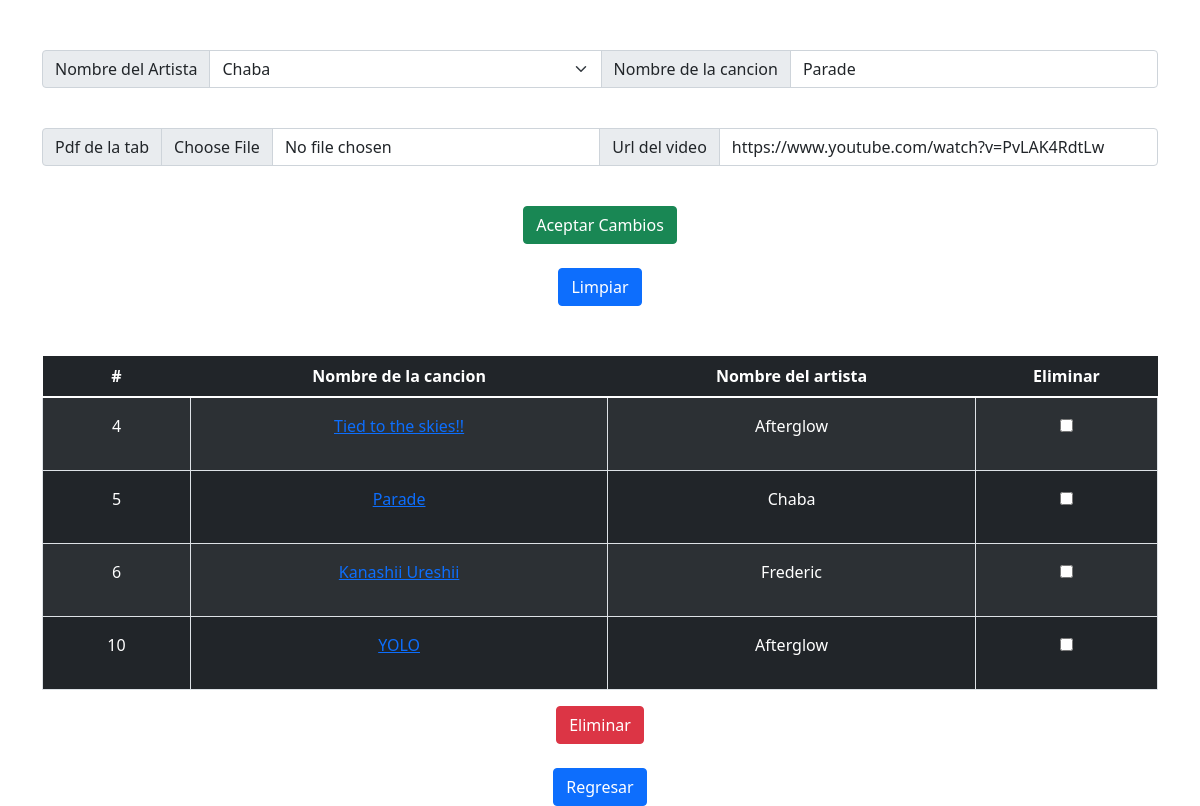
Screenshot of /pages/canciones.php?IdCancion=5&IdArtista=8 (signed in) with the database file from the repository.
### tables this page shows
CREATE TABLE `canciones` (
  `IdCancion` int(11) NOT NULL,
  `IdArtista` int(11) NOT NULL,
  `RutaTab` varchar(500) NOT NULL,
  `Video` varchar(500) NOT NULL,
  `Nombre` varchar(255) NOT NULL
);

CREATE TABLE `artistas` (
  `IdArtista` int(11) NOT NULL,
  `Nombre` varchar(255) NOT NULL,
  `Imagen` varchar(255) NOT NULL
);

### pages/canciones.php (the view, shortened to what this page needs)
<?php
    include('funciones.php');
    include('conexion.php');
    $IdCancion = "";
    if(isset($_POST["IdCancion"])){
        $IdCancion = trim($_POST["IdCancion"]);
        if ($IdCancion == ""){
            if(isset($_GET["IdCancion"])){
                $IdCancion = $_GET["IdCancion"];
                if ($IdCancion == ""){
                    $IdCancion = "";
                }
            }
        }
    }
    else{
        if ($IdCancion == ""){
            $IdCancion = "";
        }
        if(isset($_GET["IdCancion"])){
            $IdCancion = $_GET["IdCancion"];
        }
    }
?>
<!DOCTYPE html>
<html lang="en">
<head>
    <link href="https://cdn.jsdelivr.net/npm/bootstrap@5.1.3/dist/css/bootstrap.min.css" rel="stylesheet">
</head>
<body>
    <?php
    if ($_SESSION['tipoUsuario'] == 1 && $_SESSION['IdUsuario'] != 0) {
        ?>
        <div class="container text-center" style="padding-top: 50px;">
            <form action="eArtistas.php?padre=3" method="post" class="form-container" enctype='multipart/form-data'>
                <div class="input-group mb-3">
                    <span class="input-group-text" id="basic-addon1">Nombre del Artista</span>
                    <?php
                        if ($IdCancion != "") {
                            $nombre = "";
                            $url = "";
                            $query = "select Nombre, RutaTab, Video from canciones where IdCancion = '".$IdCancion."'";
                            $result = mysqli_query($conn, $query);
                            while ($row = mysqli_fetch_row($result)) {
                                $nombre = $row[0];
                                $url = $row[2];
                            }
                            ?>
                            <label class="input-group-text" for="inputGroupFile01">Nombre de la cancion</label>
                            <input type="text" class="form-control" id="nombre" name="nombre" value="<?php echo $nombre; ?>">
                            <?php
                            echo '</div><br>';
                            ?>
                            <div class="input-group mb-3">
                                <label class="input-group-text" for="inputGroupFile01">Pdf de la tab</label>
                                <?php echo '<input type="file" class="form-control" id="pdf" name="pdf" value="">'; ?>
                                <label class="input-group-text" for="inputGroupFile01">Url del video</label>
                                <input type="text" class="form-control" id="url" name="url" value="<?php echo $url; ?>">
                            <?php
                        }
                    ?>
                </div>
                <br>
                <button class="btn btn-success" type="submit">Aceptar Cambios</button>
            </form>
            <br>
            <button class="btn btn-primary" onclick="limpiar()">Limpiar</button>
        </div>
        <div class="container text-center" style="padding-top: 50px;">
            <form form action="eArtistas.php?padre=4" method="post" class="form-container">
                <table class="table table-dark table-striped">
                    <thead>
                        <tr>
                        <th scope="col">#</th>
                        <th scope="col">Nombre de la cancion</th>
                        <th scope="col">Nombre del artista</th>
                        <th scope="col">Eliminar</th>
                        </tr>
                    </thead>
                    <tbody>
                        <?php
                        $query = "select IdCancion, a.Nombre, c.Nombre, a.IdArtista from canciones c, artistas a where c.IdArtista = a.IdArtista order by IdCancion asc";
                        $result = mysqli_query($conn, $query);
                        while ($row = mysqli_fetch_row($result)) {
                            echo "<tr><td class = 'px-4 py-3 text-sm border'> <p class = 'font-semibold'>".$row[0]."</p></td> \n";
                            echo "<td class = 'px-4 py-3 text-sm border'> <a href='canciones.php?IdCancion=".$row[0]."&IdArtista=".$row[3]."'><p class = 'font-semibold'>".$row[2]."</p></a></td> \n";
                            echo "<td class = 'px-4 py-3 text-sm border'> <p class = 'font-semibold'>".$row[1]."</p></td> \n";
                            echo "<td class = 'px-4 py-3 text-sm border'><input type='checkbox' name='chk[]' value='".$row[0]."'></td></tr>";
                        }
                        ?>
                    </tbody>
                </table>
                <button class="btn btn-danger" type="submit">Eliminar</button>
            </form>
            <br>
            <a href="admin.php" class="btn btn-primary">Regresar</a>
        </div>
        <?php
    }else{
        ?>
        <h1>No tienes derecho a ingresar</h1>
        <?php
    }
    ?>
</body>
</html>

### rows the page displays
canciones: nombre "Parade", url "https://www.youtube.com/watch?v=PvLAK4RdtLw", IdCancion "5", Nombre "Parade", IdArtista.Nombre "Chaba"
canciones: IdCancion "4", Nombre "Tied to the skies!!", IdArtista.Nombre "Afterglow"
canciones: IdCancion "6", Nombre "Kanashii Ureshii", IdArtista.Nombre "Frederic"
canciones: IdCancion "10", Nombre "YOLO", IdArtista.Nombre "Afterglow"

### other values shown
form field artista "Chaba"
